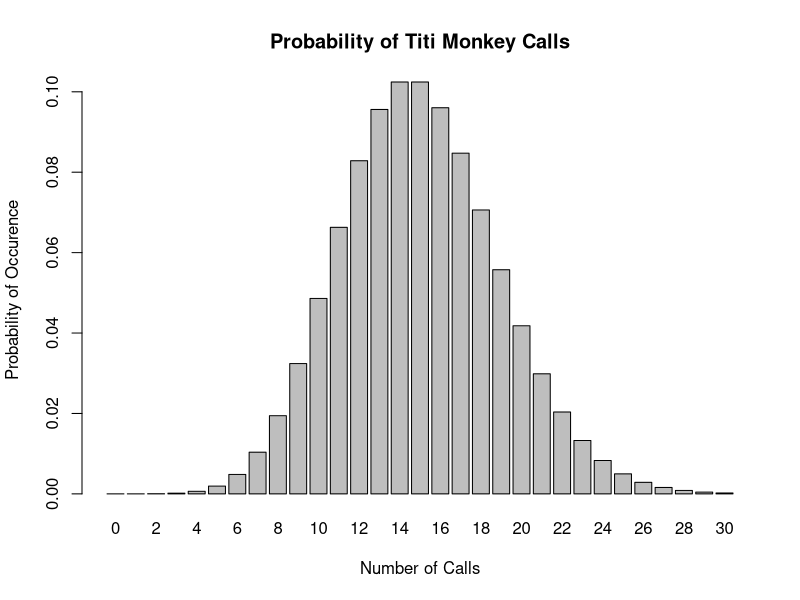

R code for this plot: (Note: this script raises an error after producing the figure.)
## ---- chunk 1
#Because we are looking at pr(X>x) rather than pr(X=x) we need to use the cumulative distribution function as opposed to the probability mass function.
#There is a built in R function which does this. It is ppois(the value at which to evaluate the CDF, and the mean). The function returns the probability that X is less than or equal to x. Therefore, afterwards we need to do (1 - the output of this function).

x <- 8
mean <- 15
#the number of calls we are interested in, and the mean number of calls.

probLessThanOrEqualTo8 <- ppois(x, mean)
#this returns the probability that X (the number of observed calls) is less than or equal to 8.

probGreaterThan8 <- 1-probLessThanOrEqualTo8
#Now we subtract from 1 to get the probability that X>8

probGreaterThan8
#After executing this code, our answer is 0.9625. This is the probability that the researcher hears more than 8 calls.
## ---- chunk 2
#For this one, we are looking at the probability that X takes on a specific value. Therefore, we can use the PMF function, which is dpois(number of calls, mean).
probOf0Calls <- dpois(0, 15)
probOf0Calls
#We get a very small number. 3.06 e-07 or roughly 0.000000306. Therefore it is highly unlikely that the researcher would not hear any calls
## ---- chunk 3
#Similarly to part 2, we are looking for the probability that X takes on an exact number. Therefore we will use the PMF for the poisson distribution again, which has a function in R that is dpois().

probExactly3Calls <- dpois(3, 15)
probExactly3Calls

#The value turns out to be also quite small: 0.00017.
## ---- chunk 4
#For plotting the probability mass function for this poisson distribution, there is an example in Module 8 that is very similar, and it is quite intuitive.

range <- 0:30
#range gets 0-30. We already defined an object for the mean, which holds the value 15.

pmf <- dpois(range, mean)
barplot(pmf, names.arg = range, xlab = "Number of Calls", ylab = "Probability of Occurence", main = "Probability of Titi Monkey Calls")
#This makes a barplot of the probabilities of different numbers of calls. The names.arg = range is important, it essentially puts units on the x axis by naming each bar. 

## ---- chunk 5
#similarly to the rnorm function, there exists an rpois function for simulating/getting random outcomes from a distribution.

simulation104 <- rpois(104, 15)
#the rpois() function takes two arguments. the first is the number of trials, and the second is the mean (represented by the greek letter lambda).
#simulates 104 saturday mornings of observation, where the mean number of calls is 15. 
## ---- chunk 6
barplot(simulation104, xlim(0,30))



